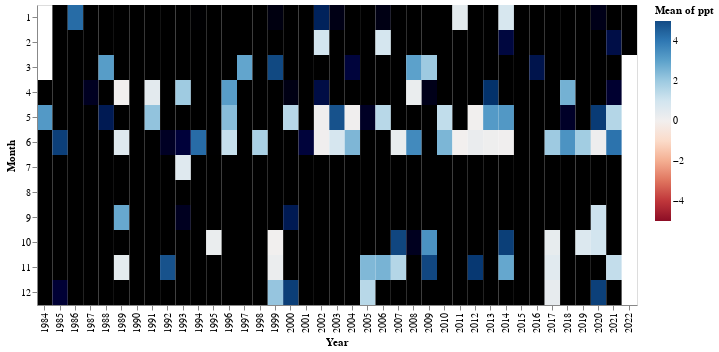

Notebook code for this chart:
### Code cell
alt.Chart(ppt_df).mark_rect().encode(
    x='Year:O',
    y='Month:O',
    color=alt.Color(
        'mean(ppt):Q', scale=alt.Scale(scheme='redblue', domain=(-5, 5))),
    tooltip=[
        alt.Tooltip('Year:O', title='Year'),
        alt.Tooltip('Month:O', title='Month'),
        alt.Tooltip('mean(ppt):Q', title='ppt')
    ]).properties(width=600, height=300)

### Figure 1 — Vega-Lite specification as saved in the notebook (floating-point values rounded to 4 significant figures; data arrays with more than 128 entries replaced by an {"elided": "..."} marker saying what was removed)
{"config": {"view": {"continuousWidth": 400, "continuousHeight": 300}}, "data": {"name": "data-5a7c819d4c9664bf3ff1f7ac8cbd2980"}, "mark": "rect", "encoding": {"color": {"aggregate": "mean", "field": "ppt", "scale": {"domain": [-5, 5], "scheme": "redblue"}, "type": "quantitative"}, "tooltip": [{"field": "Year", "title": "Year", "type": "ordinal"}, {"field": "Month", "title": "Month", "type": "ordinal"}, {"aggregate": "mean", "field": "ppt", "title": "ppt", "type": "quantitative"}], "x": {"field": "Year", "type": "ordinal"}, "y": {"field": "Month", "type": "ordinal"}}, "height": 300, "width": 600, "$schema": "https://vega.github.io/schema/vega-lite/v4.17.0.json", "datasets": {"data-5a7c819d4c9664bf3ff1f7ac8cbd2980": {"elided": "455 records"}}}
